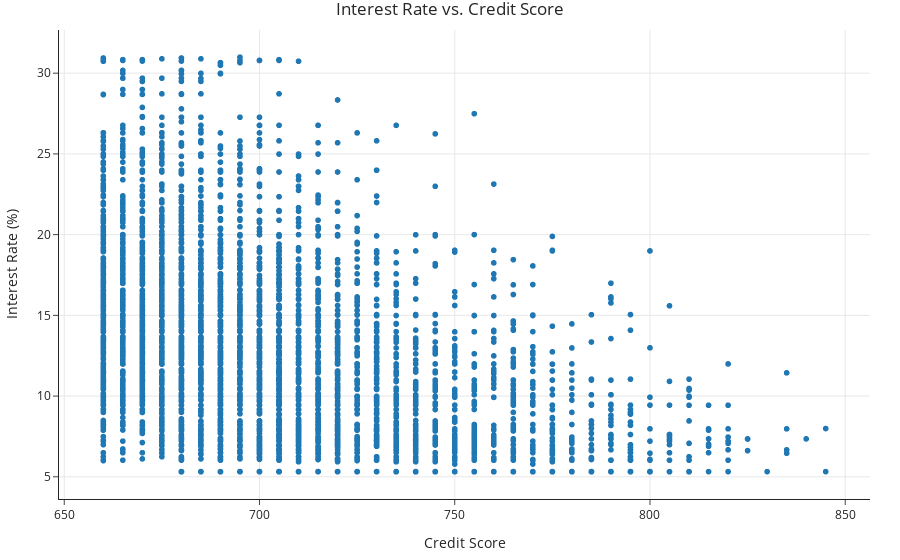

The notebook cell saved with this chart:
### Markdown cell above
You should notice that of the four features analyzed, credit scores are most strongly correlated with interest rates, though term lengths also seem to be quite correlated. Let's first take a look at a scatter plot of interest rate vs. credit score.

### Code cell
px.scatter(loans, x='fico_range_low', y='int_rate',
           labels={'fico_range_low': 'Credit Score', 'int_rate': 'Interest Rate (%)'},
           title='Interest Rate vs. Credit Score')

### Figure 1 — Plotly figure (JSON) as saved in the notebook; plotly's stock layout.template omitted (floating-point values rounded to 4 significant figures; data arrays with more than 128 entries replaced by an {"elided": "..."} marker saying what was removed)
{"data": [{"hovertemplate": "Credit Score=%{x}<br>Interest Rate (%)=%{y}<extra></extra>", "legendgroup": "", "marker": {"color": "#1F77B4", "symbol": "circle"}, "mode": "markers", "name": "", "showlegend": false, "type": "scattergl", "x": {"elided": "6300 float values"}, "xaxis": "x", "y": {"elided": "6300 float values"}, "yaxis": "y"}], "layout": {"legend": {"tracegroupgap": 0}, "title": {"text": "Interest Rate vs. Credit Score"}, "xaxis": {"anchor": "y", "domain": [0, 1], "title": {"text": "Credit Score"}}, "yaxis": {"anchor": "x", "domain": [0, 1], "title": {"text": "Interest Rate (%)"}}}}
